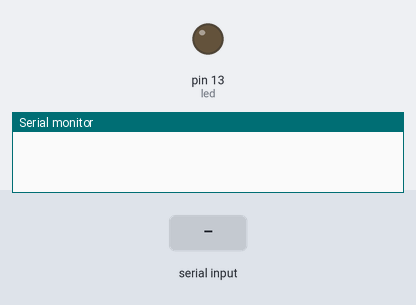
A sketch run on a simulated Arduino Uno, built with avr-gcc and run on an emulated ATmega328P. On the bench: output pins drawn as LEDs (lit = HIGH), the last lines printed to the serial monitor. Inputs (shaded band) come from the test bench.

Above: at 1.2 s.
1.3 s: "1" received over Serial
At 1.7 s:
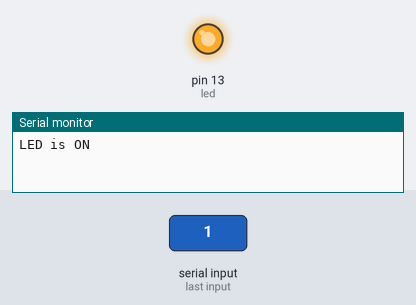
2.8 s: "0" received over Serial
At 4.0 s:
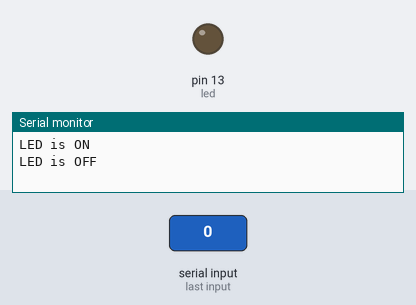
Timing chart, 0 to 5.8 s (numbered marks = the images above; inputs shaded):
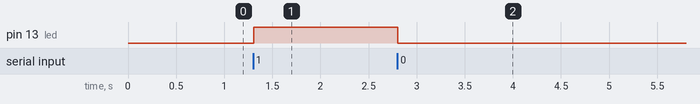

Measured:
- after the input at 1.3 s, pin 13 (led): LOW → HIGH at once
- after the input at 2.8 s, pin 13 (led): HIGH → LOW at once

The sketch:

serial.ino
```cpp
int led = 13;

int value = 0;

void setup() {
  // put your setup code here, to run once:

  //baud rate
  Serial.begin(115200);
  pinMode(led, OUTPUT);
}

void loop() {
  // put your main code here, to run repeatedly:

  if (Serial.available() > 0) {

    //read 1 byte at a time
    value = Serial.read();
    delay(5);

    if (value == '1') {
      digitalWrite(led, HIGH);
      Serial.println("LED is ON");
    }

    if (value == '0') {
      digitalWrite(led, LOW);
      Serial.println("LED is OFF");
    }
  }
}
```
